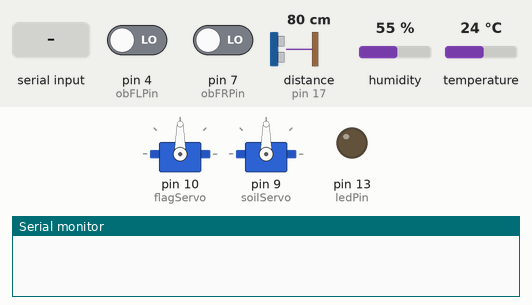
The sketch below on a simulated Arduino Uno, built with avr-gcc and run on an emulated ATmega328P. Parts: 2 × servo, output pins drawn as LEDs (lit = HIGH), the last lines printed to the serial monitor. The inputs (shaded band) are chosen by the test bench; at power-on: pin 4 (obFLPin) LOW, pin 7 (obFRPin) LOW, distance to the obstacle (sensor on pin 17) 80 cm, humidity 55 %, temperature 24 °C. The echo pulse lasts 58.3 µs per cm.

Above: at 1.2 s.
1.3 s: "h" received over Serial
At 2.2 s:
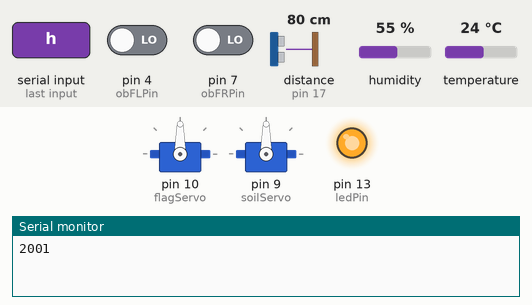
2.8 s: "a" received over Serial
Timing chart, 0 to 5.8 s (numbered marks = the images above; inputs shaded):
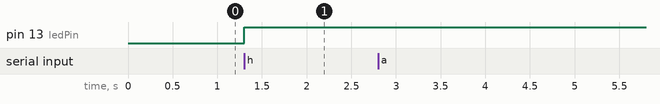

Measured:
- after the input at 1.3 s, pin 13 (ledPin): LOW → HIGH at once

The sketch:

arduino.ino
```cpp
#include <Servo.h>
#include <DHT.h>
#include <NewPing.h>

#define TRIGGER_PIN 16

#define ECHO_PIN 17

#define MAX_DISTANCE 500// Maximum distance we want to ping for (in centimeters). Maximum sensor distance is rated at 400-500cm.

#define DHTPIN 2   // Replace with the pin number where your DHT11 data pin is connected
#define DHTTYPE DHT11

NewPing sonar1(TRIGGER_PIN, ECHO_PIN, MAX_DISTANCE);

DHT dht(DHTPIN, DHTTYPE);


Servo soilServo; // Create a servo object

Servo flagServo; // Create a servo object

//Leftir - D4
//Right ir - D7
//mSensor - A0
//headlight - D13
//soilServo - D9
//flagServo - D10
//Ultrasonic - Trig - A2 , Echo - A3
//DHT - D2
int ledPin = 13;
char command;
int ledStatus = 0;
int msensorStatus = 0;
int faStatus = 0;
int obFLPin = 4;
int obFRPin = 7;

void setup() {
  Serial.begin(9600);
  pinMode(ledPin, OUTPUT);
  flagServo.attach(10);
  soilServo.attach(9); // Attach the servo to pin 9
  dht.begin();
}

void loop() {
  if (Serial.available() > 0) {
    command = Serial.read();
    if (command == "z") {
      float temperature = dht.readTemperature();
      float humidity = dht.readHumidity();
      int ter = sonar1.ping_cm();
      int sensorValue = analogRead(A0);
      int soilMoisture = map(sensorValue, 0, 1023, 0, 100);
      Serial.println("\nall,");
      Serial.print(ter, ",");
      Serial.print(temperature, ",");
      Serial.print(soilMoisture, ",");
      Serial.print(humidity, ",Healthy,");
      Serial.print(msensorStatus, ",");
      Serial.print(faStatus, ",");
      Serial.print(digitalRead(obFLPin), ",");
      Serial.print(digitalRead(obFRPin), ",Error");
    }
    else  if (command == 'a') {
      float temperature = dht.readTemperature();
      float humidity = dht.readHumidity();
      int ter = sonar1.ping_cm();
      int sensorValue = analogRead(A0);
      int soilMoisture = map(sensorValue, 0, 1023, 0, 100);
      Serial.print("\nall,");
      Serial.print(ter);
      Serial.print(",");
      Serial.print(temperature);
      Serial.print(",");
      Serial.print(100-soilMoisture);
      Serial.print(",");
      Serial.print(humidity);
      Serial.print(",Healthy,");
      Serial.print(msensorStatus);
      Serial.print(",");
      Serial.print(faStatus);
      Serial.print(",");
      Serial.print(digitalRead(obFLPin));
      Serial.print(",");
      Serial.print(digitalRead(obFRPin));
      Serial.print(",Error");

    }
//    else  if (command == 'a') {
//      float temperature = dht.readTemperature();
//      float humidity = dht.readHumidity();
//      Serial.pr
//    }
    else if (command == "ob") {
      Serial.println("\nob,");
      Serial.print(digitalRead(obFLPin));
      Serial.print(",");
      Serial.print(digitalRead(obFRPin));
    }
    else if (command == 'h') {
      if (ledStatus == 0) {
        digitalWrite(ledPin, HIGH);
        ledStatus = 1;
        Serial.println("2001");
      } else {
        digitalWrite(ledPin, LOW);
        ledStatus = 0;
        Serial.println("2002");
      }
    }
    else if (command == "f") {
      if (faStatus == 0) {
        flagServo.write(90);
        faStatus = 1;
        Serial.println("2001");
      } else {
        flagServo.write(0);
        faStatus = 0;
        Serial.println("2002");
      }
    }
    else if (command == 'm') {
      if (msensorStatus == 0) {
        soilServo.write(90);
        msensorStatus = 1;
        Serial.println("2001");
      } else {
        soilServo.write(0);
        msensorStatus = 0;
        Serial.println("2002");
      }
    }

  }
}
```
